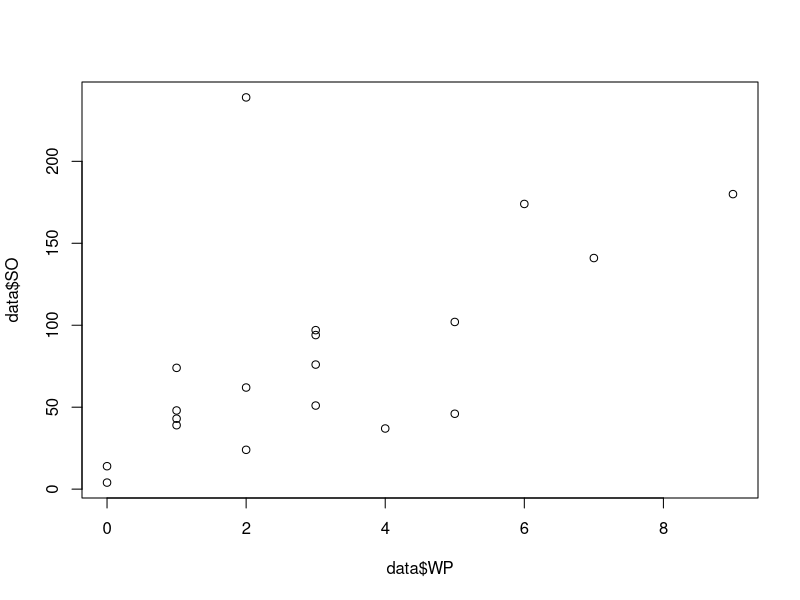
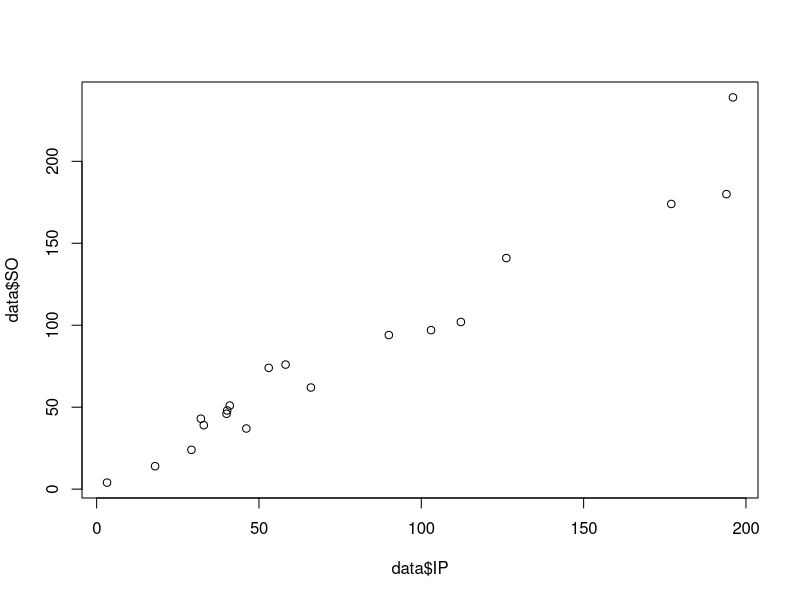
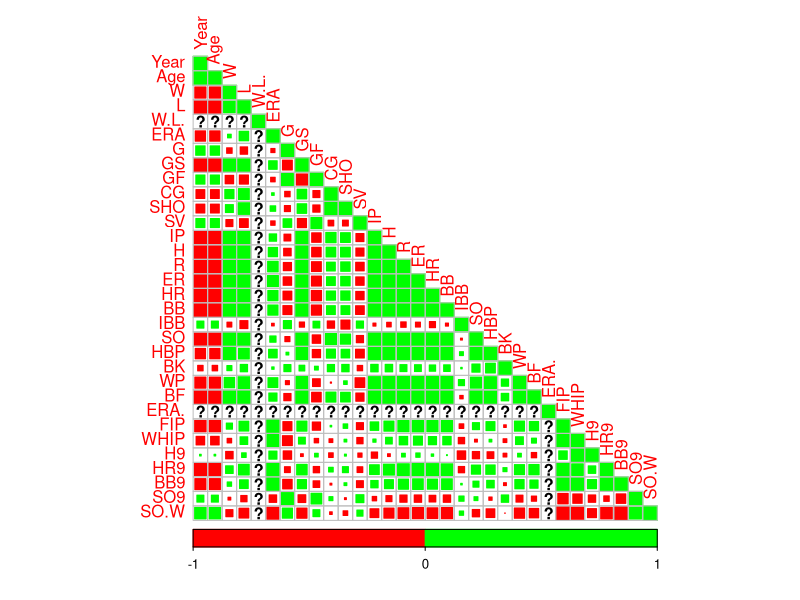

The R script that drew these images, in order:
# Libraries
library(corrplot)

# Import oliverperez.csv as dataframe
data <- read.csv("oliverperez.csv",
                 header = TRUE, sep = ",",
                 fileEncoding = "UTF-8-BOM")

# ==> Fields for reference
# "Year"   "Age"    "Tm"     "Lg"     "W"      "L"      "W.L."   "ERA"
# "G"      "GS"     "GF"     "CG"     "SHO"    "SV"     "IP"     "H"
# "R"      "ER"     "HR"     "BB"     "IBB"    "SO"     "HBP"    "BK"
# "WP"     "BF"     "ERA."   "FIP"    "WHIP"   "H9"     "HR9"    "BB9"
# "SO9"    "SO.W"   "Awards"

# ==> Scatterplot
# Exploratory scatterplot of SO ~ WP + IP
plot(data$SO ~ data$WP + data$IP, data = data)

# ==> Regression
# Multiple linear regression on SO ~ WP + IP
model <- lm(data$SO ~ data$WP + data$IP, data = data)
summary(model)

# ==> Correlation
# Correlation matrix of numeric columns
cor <- cor(data[, sapply(data, is.numeric)])

# ==> Subsetting operators as filter (Another example directly above)
# Print correllation matrix greater than 0.75 (High Correlation)
summary(cor[cor > 0.75])

# ==> Plotting using the corrplot package
# Plot correlation matrix
corrplot(cor,
         method = "square",
         col = c("red", "green"),
         type = "lower")

# Display warnings for debugging
warnings()
